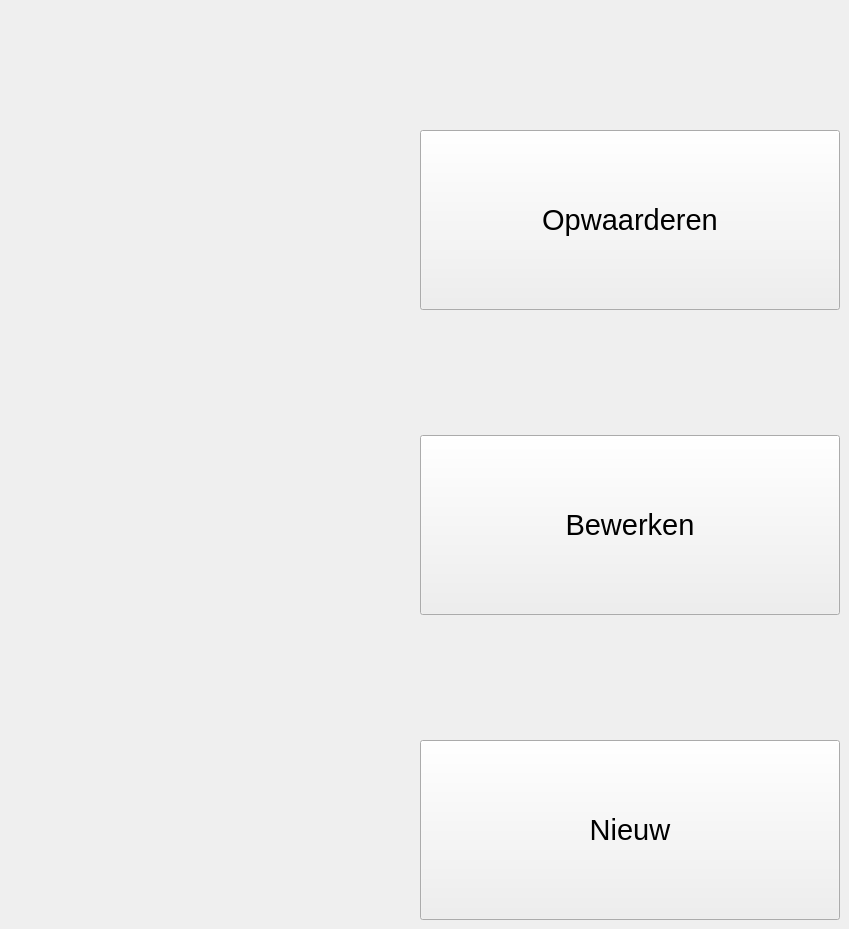
        <widget class="QWidget" name="UserMenu_page">
         <widget class="QPushButton" name="UpdateUser_btn">
          <property name="geometry">
           <rect>
            <x>420</x>
            <y>130</y>
            <width>420</width>
            <height>180</height>
           </rect>
          </property>
          <property name="font">
           <font>
            <pointsize>22</pointsize>
           </font>
          </property>
          <property name="focusPolicy">
           <enum>Qt::NoFocus</enum>
          </property>
          <property name="text">
           <string>Opwaarderen</string>
          </property>
         </widget>
         <widget class="QPushButton" name="EditUser_btn">
          <property name="geometry">
           <rect>
            <x>420</x>
            <y>435</y>
            <width>420</width>
            <height>180</height>
           </rect>
          </property>
          <property name="font">
           <font>
            <pointsize>22</pointsize>
           </font>
          </property>
          <property name="focusPolicy">
           <enum>Qt::NoFocus</enum>
          </property>
          <property name="text">
           <string>Bewerken</string>
          </property>
         </widget>
         <widget class="QPushButton" name="NewUser_btn">
          <property name="geometry">
           <rect>
            <x>420</x>
            <y>740</y>
            <width>420</width>
            <height>180</height>
           </rect>
          </property>
          <property name="font">
           <font>
            <pointsize>22</pointsize>
           </font>
          </property>
          <property name="focusPolicy">
           <enum>Qt::NoFocus</enum>
          </property>
          <property name="text">
           <string>Nieuw</string>
          </property>
         </widget>
        </widget>
